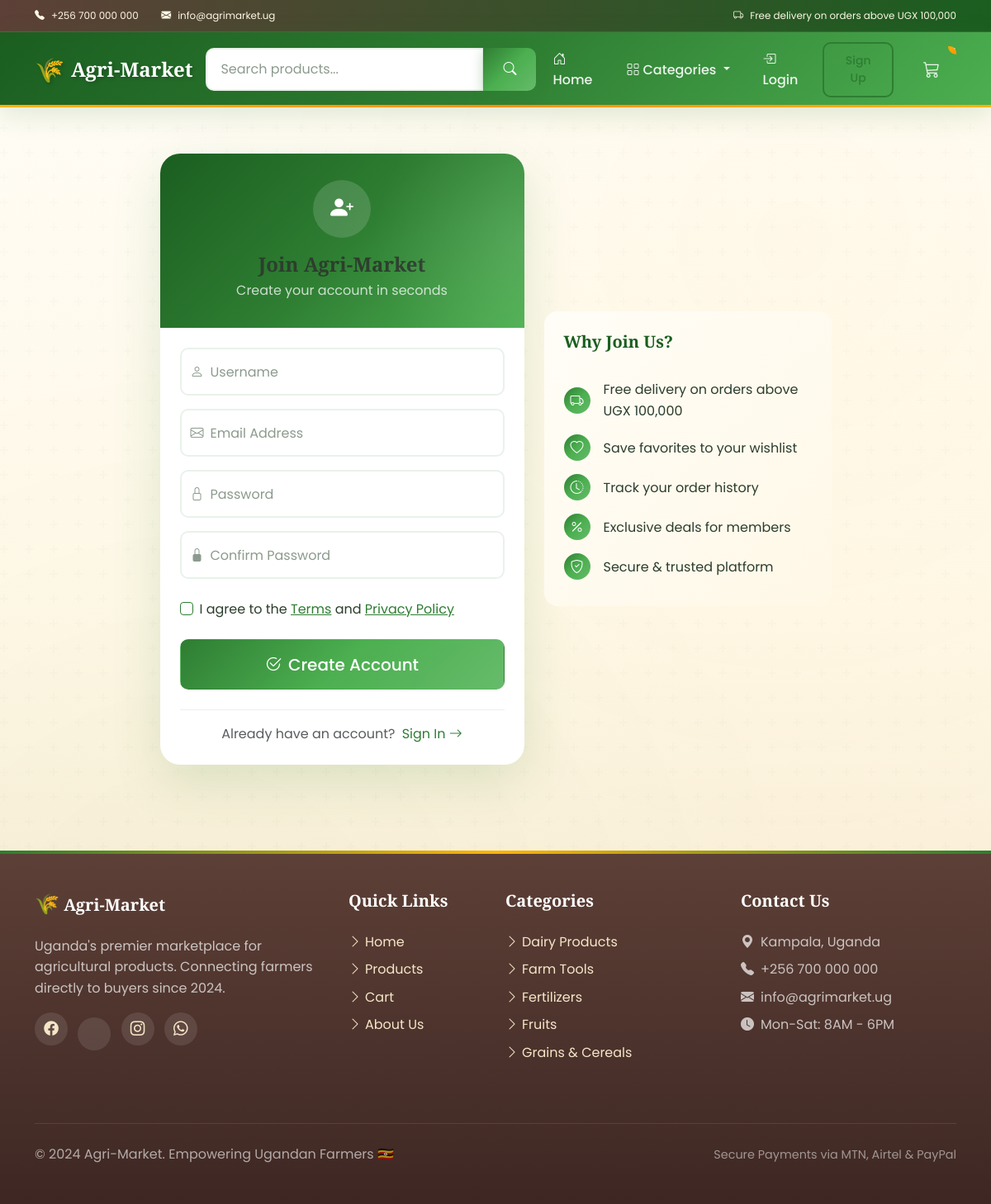
Screenshot of /register/ with the database file from the repository.
### store/models.py (models this page shows, shortened)
class Category(models.Model):
    name = models.CharField(max_length=200)
    slug = models.SlugField(max_length=200, unique=True)
    description = models.TextField(blank=True)
    image = models.ImageField(upload_to='categories/', null=True, blank=True)
    is_active = models.BooleanField(default=True)
    created_at = models.DateTimeField(auto_now_add=True)
    updated_at = models.DateTimeField(auto_now=True)
    class Meta:
        verbose_name_plural = 'Categories'
        ordering = ['name']

### store/views.py (the view, shortened to what this page needs)
# urls.py: path('register/', views.registerPage, name="register"),
def registerPage(request):
    if request.user.is_authenticated:
        return redirect('store')
    form = CreateUserForm()
    context = {'form': form}
    return render(request, 'store/register.html', context)

### store/forms.py (shortened to what this page needs)
class CreateUserForm(UserCreationForm):
    email = forms.EmailField(
        required=True,
        widget=forms.EmailInput(attrs={
            'class': 'form-control',
            'placeholder': 'Email address'
        })
    )
    class Meta:
        model = User
        fields = ['username', 'email', 'password1', 'password2']
    def __init__(self, *args, **kwargs):
        super().__init__(*args, **kwargs)
        self.fields['username'].widget.attrs.update({
            'class': 'form-control',
            'placeholder': 'Username'
        })
        self.fields['password1'].widget.attrs.update({
            'class': 'form-control',
            'placeholder': 'Password'
        })
        self.fields['password2'].widget.attrs.update({
            'class': 'form-control',
            'placeholder': 'Confirm Password'
        })

### store/context_processors.py (called while the page is built)
def cart_data(request):
    data = cartData(request)
    return {
        'cartItems': data['cartItems'],
    }

def categories(request):
    return {
        'all_categories': Category.objects.filter(is_active=True),
    }

### store/utils.py (called while the page is built, shortened)
def cookieCart(request):
    try:
        cart = json.loads(request.COOKIES.get('cart', '{}'))
    except (json.JSONDecodeError, TypeError):
        cart = {}
    items = []
    order = {
        'get_cart_total': Decimal('0'),
        'get_cart_items': 0,
        'requires_shipping': False
    }
    cartItems = 0
    return {
        'cartItems': cartItems,
        'order': order,
        'items': items
    }

### store/templates/store/register.html (shortened to what this page needs)
{% extends 'store/main.html' %}
{% load static %}
{% block content %}
<div class="auth-container">
    <div class="container">
        <div class="row justify-content-center align-items-center">
            <div class="col-lg-5 col-md-7 mb-4 mb-lg-0">
                <div class="auth-card fade-in-up">
                    <div class="auth-header text-white">
                        <div class="auth-icon">
                            <i class="bi bi-person-plus-fill"></i>
                        </div>
                        <h4 class="mb-1">Join Agri-Market</h4>
                        <p class="mb-0 opacity-75">Create your account in seconds</p>
                    </div>
                    <div class="card-body p-4">
                        <form method="POST" action="">
                            <div class="form-floating mb-3">
                                {{ form.username }}
                                <label for="id_username">Username</label>
                            </div>
                            <div class="form-floating mb-3">
                                {{ form.email }}
                                <label for="id_email">Email Address</label>
                            </div>
                            <div class="form-floating mb-3">
                                {{ form.password1 }}
                                <label for="id_password1">Password</label>
                            </div>
                            <div class="form-floating mb-4">
                                {{ form.password2 }}
                                <label for="id_password2">Confirm Password</label>
                            </div>
                            <div class="form-check mb-4">
                                <input type="checkbox" class="form-check-input" id="terms" style="border-color: var(--agri-green);" required>
                                <label class="form-check-label" for="terms">
                                    I agree to the <a href="#" style="color: var(--agri-green);">Terms</a> and <a href="#" style="color: var(--agri-green);">Privacy Policy</a>
                                </label>
                            </div>
                            <div class="d-grid mb-3">
                                <button type="submit" class="btn btn-lg" style="background: var(--agri-green-gradient); color: white; padding: 0.9rem;">
                                    <i class="bi bi-check2-circle me-2"></i>Create Account
                                </button>
                            </div>
                        </form>
                        <div class="text-center mt-4 pt-3" style="border-top: 1px solid var(--border-light);">
                            <span class="text-muted">Already have an account?</span>
                            <a href="{% url 'login' %}" class="fw-600 text-decoration-none ms-1" style="color: var(--agri-green);">
                                Sign In <i class="bi bi-arrow-right"></i>
                            </a>
                        </div>
                    </div>
                </div>
            </div>
            <div class="col-lg-4 d-none d-lg-block">
                <div class="benefits-list fade-in-up" style="animation-delay: 0.2s;">
                    <h5 class="mb-4" style="color: var(--agri-green-dark);">Why Join Us?</h5>
                    <div class="benefit-item">
                        <i class="bi bi-truck"></i>
                        <span>Free delivery on orders above UGX 100,000</span>
                    </div>
                    <div class="benefit-item">
                        <i class="bi bi-heart"></i>
                        <span>Save favorites to your wishlist</span>
                    </div>
                    <div class="benefit-item">
                        <i class="bi bi-clock-history"></i>
                        <span>Track your order history</span>
                    </div>
                    <div class="benefit-item">
                        <i class="bi bi-percent"></i>
                        <span>Exclusive deals for members</span>
                    </div>
                    <div class="benefit-item">
                        <i class="bi bi-shield-check"></i>
                        <span>Secure & trusted platform</span>
                    </div>
                </div>
            </div>
        </div>
    </div>
</div>
{% endblock %}

### store/templates/store/main.html (shortened to what this page needs)
<!DOCTYPE html>
{% load static %}
{% load humanize %}
<html lang="en">
<head>
  <link href="https://cdn.jsdelivr.net/npm/bootstrap@5.3.0/dist/css/bootstrap.min.css" rel="stylesheet">
  <link rel="stylesheet" href="https://cdn.jsdelivr.net/npm/bootstrap-icons@1.10.0/font/bootstrap-icons.css">
  <link rel="stylesheet" href="{% static 'css/main.css' %}">
</head>
<body>
  <div class="top-bar d-none d-md-block">
    <div class="container">
      <div class="row align-items-center">
        <div class="col-md-6">
          <small><i class="bi bi-telephone-fill me-2"></i>+256 700 000 000</small>
          <small class="ms-4"><i class="bi bi-envelope-fill me-2"></i>info@agrimarket.ug</small>
        </div>
        <div class="col-md-6 text-end">
          <small><i class="bi bi-truck me-2"></i>Free delivery on orders above UGX 100,000</small>
        </div>
      </div>
    </div>
  </div>
  <nav class="navbar navbar-expand-lg navbar-dark sticky-top">
    <div class="container">
      <a class="navbar-brand" href="{% url 'store' %}">
        Agri-Market
      </a>
      <div class="collapse navbar-collapse" id="navbarMain">
        <form class="d-flex mx-auto my-2 my-lg-0" action="{% url 'store' %}" method="GET" style="max-width: 400px; width: 100%;">
          <div class="input-group">
            <input class="form-control" type="search" name="q" placeholder="Search products..."
                   value="{{ search_query|default:'' }}" aria-label="Search">
            <button class="btn btn-success" type="submit">
              <i class="bi bi-search"></i>
            </button>
          </div>
        </form>
        <ul class="navbar-nav ms-auto align-items-center">
          <li class="nav-item">
            <a class="nav-link" href="{% url 'store' %}"><i class="bi bi-house-door me-1"></i>Home</a>
          </li>
          <li class="nav-item dropdown">
            <a class="nav-link dropdown-toggle" href="#" id="categoriesDropdown" role="button"
               data-bs-toggle="dropdown" aria-expanded="false">
              <i class="bi bi-grid me-1"></i>Categories
            </a>
          </li>
          {% if user.is_authenticated %}
          <li class="nav-item dropdown">
            <a class="nav-link dropdown-toggle" href="#" id="userDropdown" role="button"
               data-bs-toggle="dropdown" aria-expanded="false">
              <i class="bi bi-person-circle me-1"></i>{{ user.username }}
            </a>
            <ul class="dropdown-menu dropdown-menu-end" aria-labelledby="userDropdown">
              <li><a class="dropdown-item" href="{% url 'profile' %}"><i class="bi bi-person me-2"></i>My Profile</a></li>
              <li><a class="dropdown-item" href="{% url 'wishlist' %}"><i class="bi bi-heart me-2"></i>Wishlist</a></li>
              <li><hr class="dropdown-divider"></li>
              <li><a class="dropdown-item text-danger" href="{% url 'logout' %}"><i class="bi bi-box-arrow-right me-2"></i>Logout</a></li>
            </ul>
          </li>
          {% else %}
          <li class="nav-item">
            <a class="nav-link" href="{% url 'login' %}"><i class="bi bi-box-arrow-in-right me-1"></i>Login</a>
          </li>
          <li class="nav-item">
            <a class="btn btn-outline-success btn-sm ms-2" href="{% url 'register' %}">Sign Up</a>
          </li>
          {% endif %}
          <li class="nav-item ms-3">
            <a class="nav-link position-relative" href="{% url 'cart' %}">
              <i class="bi bi-cart3 fs-5"></i>
              <span class="position-absolute top-0 start-100 translate-middle badge rounded-pill bg-danger" id="cart-total">
              </span>
            </a>
          </li>
        </ul>
      </div>
    </div>
  </nav>
  <main class="py-4">
    <div class="container">
      {% block content %}
      {% endblock content %}
    </div>
  </main>
  <footer class="py-5 mt-5">
    <div class="container">
      <div class="row">
        <div class="col-lg-4 mb-4">
          <h5><span style="font-size: 1.5rem;">🌾</span> Agri-Market</h5>
          <p style="color: rgba(255,255,255,0.7);">Uganda's premier marketplace for agricultural products. Connecting farmers directly to buyers since 2024.</p>
          <div class="social-links mt-3">
            <a href="#"><i class="bi bi-facebook"></i></a>
            <a href="#"></a>
            <a href="#"><i class="bi bi-instagram"></i></a>
            <a href="#"><i class="bi bi-whatsapp"></i></a>
          </div>
        </div>
        <div class="col-6 col-lg-2 mb-4">
          <h5>Quick Links</h5>
          <ul class="list-unstyled">
            <li class="mb-2"><a href="{% url 'store' %}"><i class="bi bi-chevron-right me-1"></i>Home</a></li>
            <li class="mb-2"><a href="{% url 'store' %}"><i class="bi bi-chevron-right me-1"></i>Products</a></li>
            <li class="mb-2"><a href="{% url 'cart' %}"><i class="bi bi-chevron-right me-1"></i>Cart</a></li>
            <li class="mb-2"><a href="#"><i class="bi bi-chevron-right me-1"></i>About Us</a></li>
          </ul>
        </div>
        <div class="col-6 col-lg-3 mb-4">
          <h5>Categories</h5>
          <ul class="list-unstyled">
            {% for category in all_categories|slice:":5" %}
            <li class="mb-2"><a href="{% url 'store' %}?category={{ category.slug }}"><i class="bi bi-chevron-right me-1"></i>{{ category.name }}</a></li>
            {% empty %}
            <li class="mb-2" style="color: rgba(255,255,255,0.5);">No categories yet</li>
            {% endfor %}
          </ul>
        </div>
        <div class="col-lg-3 mb-4">
          <h5>Contact Us</h5>
          <ul class="list-unstyled" style="color: rgba(255,255,255,0.7);">
            <li class="mb-2"><i class="bi bi-geo-alt-fill me-2"></i>Kampala, Uganda</li>
            <li class="mb-2"><i class="bi bi-telephone-fill me-2"></i>+256 700 000 000</li>
            <li class="mb-2"><i class="bi bi-envelope-fill me-2"></i>info@agrimarket.ug</li>
            <li class="mb-2"><i class="bi bi-clock-fill me-2"></i>Mon-Sat: 8AM - 6PM</li>
          </ul>
        </div>
      </div>
      <div class="footer-bottom">
        <div class="row align-items-center">
          <div class="col-md-6 text-center text-md-start">
            <p class="mb-0" style="color: rgba(255,255,255,0.6);">&copy; 2024 Agri-Market. Empowering Ugandan Farmers 🇺🇬</p>
          </div>
          <div class="col-md-6 text-center text-md-end mt-3 mt-md-0">
            <span style="color: rgba(255,255,255,0.5); font-size: 0.9rem;">Secure Payments via MTN, Airtel & PayPal</span>
          </div>
        </div>
      </div>
    </div>
  </footer>
</body>
</html>

### store/templates/store/register.html (style rules this page uses)
.auth-container { min-height: 70vh; display: flex; align-items: center; padding: 2rem 0; }
.auth-card { background: white; border-radius: 24px; overflow: hidden; box-shadow: 0 20px 60px rgba(46, 125, 50, 0.15); }
.auth-header { background: linear-gradient(135deg, #1B5E20 0%, #2E7D32 50%, #4CAF50 100%); padding: 2rem; text-align: center; position: relative; overflow: hidden; }
.auth-header::before { content: ''; position: absolute; top: -50%; right: -50%; width: 100%; height: 200%; background: radial-gradient(circle, rgba(255,255,255,0.1) 0%, transparent 60%); }
.auth-icon { width: 70px; height: 70px; background: rgba(255,255,255,0.15); border-radius: 50%; display: flex; align-items: center; justify-content: center; margin: 0 auto 1rem; font-size: 1.75rem; backdrop-filter: blur(10px); }
.form-floating label { color: var(--text-muted); }
.benefits-list { background: linear-gradient(135deg, var(--cream-light), var(--cream)); border-radius: 16px; padding: 1.5rem; }
.benefit-item { display: flex; align-items: center; padding: 0.5rem 0; }
.benefit-item i { width: 32px; height: 32px; background: var(--agri-green-gradient); border-radius: 50%; display: flex; align-items: center; justify-content: center; color: white; margin-right: 1rem; flex-shrink: 0; }

### rows the page displays
Category: name "Dairy Products"
Category: name "Farm Tools"
Category: name "Fertilizers"
Category: name "Fruits"
Category: name "Grains & Cereals"
